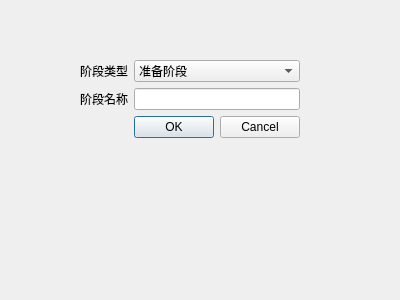
<?xml version="1.0" encoding="UTF-8"?>
<ui version="4.0">
 <class>StageDialog</class>
 <widget class="QDialog" name="StageDialog">
  <property name="geometry">
   <rect>
    <x>0</x>
    <y>0</y>
    <width>400</width>
    <height>300</height>
   </rect>
  </property>
  <property name="windowTitle">
   <string>Dialog</string>
  </property>
  <widget class="QWidget" name="verticalLayoutWidget">
   <property name="geometry">
    <rect>
     <x>80</x>
     <y>60</y>
     <width>220</width>
     <height>181</height>
    </rect>
   </property>
   <layout class="QVBoxLayout" name="verticalLayout">
    <item>
     <layout class="QFormLayout" name="formLayout">
      <item row="0" column="0">
       <widget class="QLabel" name="label">
        <property name="text">
         <string>阶段类型</string>
        </property>
       </widget>
      </item>
      <item row="1" column="0">
       <widget class="QLabel" name="label_2">
        <property name="text">
         <string>阶段名称</string>
        </property>
       </widget>
      </item>
      <item row="2" column="1">
       <widget class="QDialogButtonBox" name="buttonBox">
        <property name="orientation">
         <enum>Qt::Horizontal</enum>
        </property>
        <property name="standardButtons">
         <set>QDialogButtonBox::Cancel|QDialogButtonBox::Ok</set>
        </property>
       </widget>
      </item>
      <item row="0" column="1">
       <widget class="QComboBox" name="stageType">
        <item>
         <property name="text">
          <string>准备阶段</string>
         </property>
        </item>
        <item>
         <property name="text">
          <string>分选阶段</string>
         </property>
        </item>
        <item>
         <property name="text">
          <string>培养阶段</string>
         </property>
        </item>
       </widget>
      </item>
      <item row="1" column="1">
       <widget class="QLineEdit" name="stageName"/>
      </item>
     </layout>
    </item>
   </layout>
  </widget>
 </widget>
 <resources/>
 <connections>
  <connection>
   <sender>buttonBox</sender>
   <signal>accepted()</signal>
   <receiver>StageDialog</receiver>
   <slot>accept()</slot>
   <hints>
    <hint type="sourcelabel">
     <x>248</x>
     <y>254</y>
    </hint>
    <hint type="destinationlabel">
     <x>157</x>
     <y>274</y>
    </hint>
   </hints>
  </connection>
  <connection>
   <sender>buttonBox</sender>
   <signal>rejected()</signal>
   <receiver>StageDialog</receiver>
   <slot>reject()</slot>
   <hints>
    <hint type="sourcelabel">
     <x>316</x>
     <y>260</y>
    </hint>
    <hint type="destinationlabel">
     <x>286</x>
     <y>274</y>
    </hint>
   </hints>
  </connection>
 </connections>
</ui>
